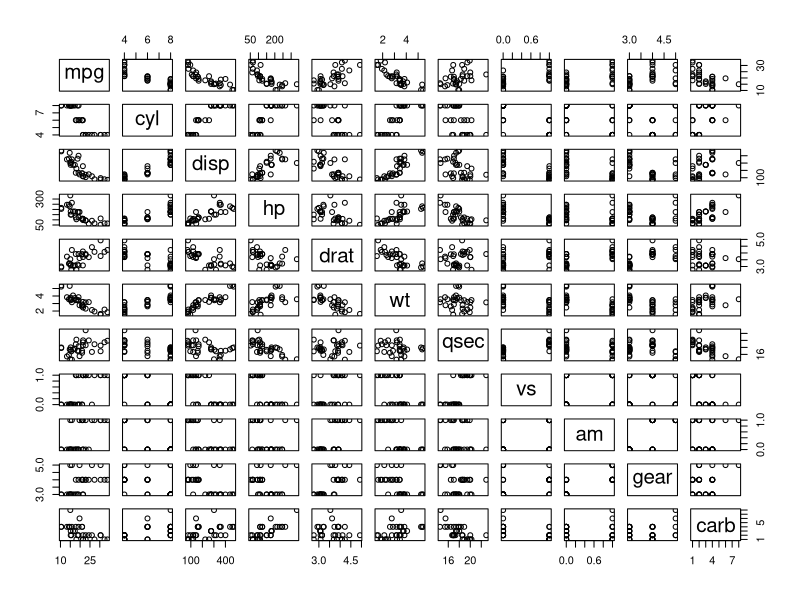
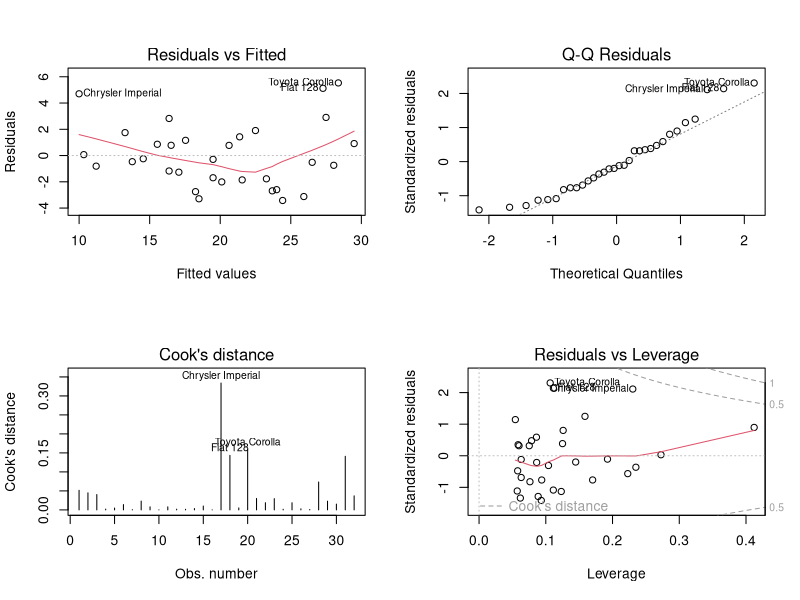
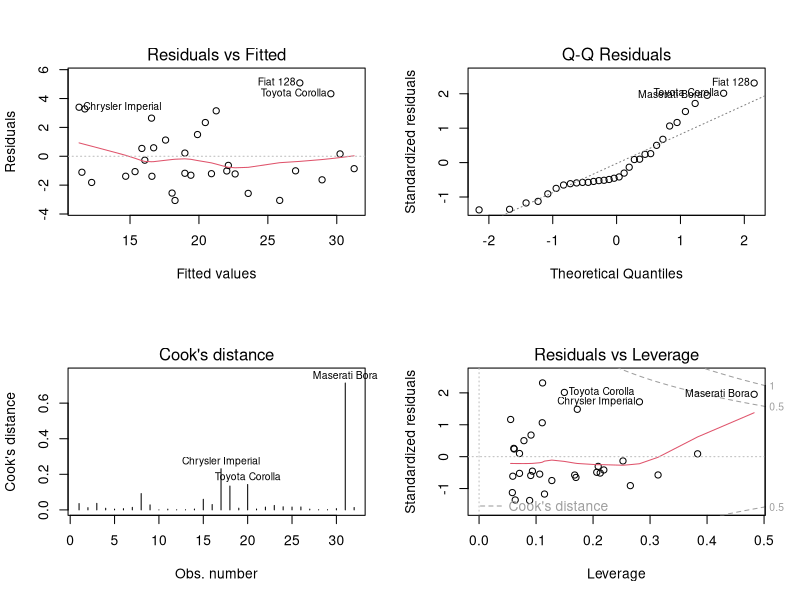

Write R code to recreate these figures, in order.
## ---- chunk 1
knitr::opts_chunk$set(echo = TRUE)
library(dplyr)
library(car)
data(mtcars)
mtcars <- data.frame(mtcars)
## ---- chunk 2
pairs(~ ., mtcars)
## ---- chunk 3
mtcars2 <- mtcars
mtcars2$cyl <- factor(mtcars$cyl)
mtcars2$vs <- factor(mtcars$vs)
mtcars2$am <- factor(mtcars$am)
mtcars2$gear <- factor(mtcars$gear)
mtcars2$carb <- factor(mtcars$carb)
## ---- chunk 4
fitAll <- lm(mpg ~ ., mtcars2)
summary(fitAll)$coef
## ---- chunk 5
fit1am <- lm(mpg ~ factor(am), mtcars)
fit1disp <- lm(mpg ~ disp, mtcars)
fit1gear <- lm(mpg ~ gear, mtcars)
fit1hp <- lm(mpg ~ hp, mtcars)
fit1wt <- lm(mpg ~ wt, mtcars)
fit2disp_am <- lm(mpg ~ disp + factor(am), mtcars)
fit2gear_am <- lm(mpg ~ factor(gear) + factor(am), mtcars)
fit2hp_am <- lm(mpg ~ hp + factor(am), mtcars)
fit2wt_am <- lm(mpg ~ wt + factor(am), mtcars)
fit3wt_disp_am <- lm(mpg ~ wt + disp + factor(am), mtcars)
fit3disp_gear_am <- lm(mpg ~ disp + factor(gear) + factor(am), mtcars)
fit3gear_hp_am <- lm(mpg ~ factor(gear) + hp + factor(am), mtcars)
fit3gear_wt_am <- lm(mpg ~ factor(gear) + wt + factor(am), mtcars)
fit3hp_disp_am <- lm(mpg ~ hp + disp + factor(am), mtcars)
fit3hp_wt_am <- lm(mpg ~ hp + wt + factor(am), mtcars)
fit4wt_hp_disp_am <- lm(mpg ~ wt + hp + disp + factor(am), mtcars)
fit4wt_hp_gear_am <- lm(mpg ~ wt + hp + factor(gear) + factor(am), mtcars)
fit4wt_disp_gear_am <- lm(mpg ~ wt + disp + factor(gear) + factor(am), mtcars)
fit4hp_disp_gear_am <- lm(mpg ~ hp + disp + factor(gear) + factor(am), data = mtcars)
fit5wt_hp_disp_gear_am <- lm(mpg ~ wt + hp + disp + factor(gear) + factor(am), mtcars)
## ---- chunk 6
fitint2disp_am <- lm(mpg ~ disp + factor(am) + factor(am):disp, mtcars)
fitint2gear_am <- lm(mpg ~ factor(gear) + factor(am) + factor(am):factor(gear), mtcars)
fitint2hp_am <- lm(mpg ~ hp + factor(am) + factor(am):hp, mtcars)
fitint2wt_am <- lm(mpg ~ wt + factor(am) + factor(am):wt, mtcars)
fitint3disp_gear_am <- lm(mpg ~ disp + factor(gear) + factor(am) + factor(am):disp + 
    factor(am):factor(gear), mtcars)
fitint3gear_hp_am <- lm(mpg ~ factor(gear) + hp + factor(am) + factor(am):factor(gear) + 
    factor(am):hp, mtcars)
fitint3gear_wt_am <- lm(mpg ~ factor(gear) + wt + factor(am) + factor(am):factor(gear) + 
    factor(am):wt, mtcars)
fitint3hp_disp_am <- lm(mpg ~ hp + disp + factor(am) + factor(am):hp + 
    factor(am):disp, mtcars)
fitint3hp_wt_am <- lm(mpg ~ hp + wt + factor(am) + factor(am):hp + 
    factor(am):wt, mtcars)
fitint3hp_wt_am_nointhp <- lm(mpg ~ hp + wt + factor(am) + factor(am):wt, mtcars)
fitint3wt_disp_am <- lm(mpg ~ wt + disp + factor(am) + factor(am):wt +       factor(am):disp, mtcars)
fitint4wt_hp_disp_am <- lm(mpg ~ wt + hp + disp + factor(am) + factor(am):wt + factor(am):hp + 
    factor(am):disp, mtcars)
fitint4wt_hp_gear_am <- lm(mpg ~ wt + hp + factor(gear) + factor(am) + factor(am):wt + factor(am):hp + 
    factor(am):factor(gear), mtcars)
## ---- chunk 7
anova(fit1am, fit2wt_am, fit3wt_disp_am, fit4wt_hp_disp_am)
## ---- chunk 8
summary(fit4wt_hp_disp_am)$coef
## ---- chunk 9
model1 <- fit3hp_wt_am
## ---- chunk 10
anova(fit1am, fitint2wt_am, fitint3hp_wt_am, fitint4wt_hp_gear_am)
## ---- chunk 11
summary(fitint3hp_wt_am)$coef
## ---- chunk 12
model2 <- fitint3hp_wt_am_nointhp
## ---- chunk 13
par(mfrow = c(2,2))
plot(model1, which = c(1,2,4,5))
## ---- chunk 14
par(mfrow = c(2,2))
plot(model2, which = c(1,2,4,5))
## ---- chunk 15
sumCoef1 <- summary(model1)$coef
sumCoef1
## ---- chunk 16
sumCoef1[4,1] + c(-1,1) * qt(.975, df = model1$df) * sumCoef1[4,2]
## ---- chunk 17
sumCoef2 <- summary(model2)$coef
sumCoef2
## ---- chunk 18
sumCoef2[4,1] + c(-1,1) * qt(.975, df = model2$df) * sumCoef2[4,2]
## ---- chunk 19
sumCoef2[5,1] + c(-1,1) * qt(.975, df = model2$df) * sumCoef2[5,2]
